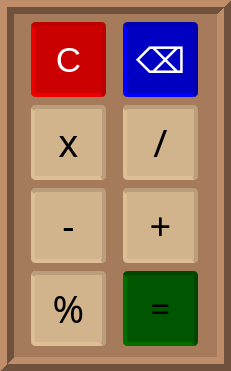
   <widget class="QFrame" name="frame_2">
    <property name="geometry">
     <rect>
      <x>330</x>
      <y>240</y>
      <width>231</width>
      <height>371</height>
     </rect>
    </property>
    <property name="palette">
     <palette>
      <active>
       <colorrole role="Button">
        <brush brushstyle="SolidPattern">
         <color alpha="255">
          <red>166</red>
          <green>123</green>
          <blue>91</blue>
         </color>
        </brush>
       </colorrole>
       <colorrole role="Midlight">
        <brush brushstyle="SolidPattern">
         <color alpha="255">
          <red>238</red>
          <green>217</green>
          <blue>196</blue>
         </color>
        </brush>
       </colorrole>
       <colorrole role="Dark">
        <brush brushstyle="SolidPattern">
         <color alpha="255">
          <red>172</red>
          <green>147</green>
          <blue>124</blue>
         </color>
        </brush>
       </colorrole>
       <colorrole role="Mid">
        <brush brushstyle="SolidPattern">
         <color alpha="255">
          <red>172</red>
          <green>147</green>
          <blue>124</blue>
         </color>
        </brush>
       </colorrole>
       <colorrole role="Base">
        <brush brushstyle="SolidPattern">
         <color alpha="255">
          <red>166</red>
          <green>123</green>
          <blue>91</blue>
         </color>
        </brush>
       </colorrole>
       <colorrole role="Window">
        <brush brushstyle="SolidPattern">
         <color alpha="255">
          <red>166</red>
          <green>123</green>
          <blue>91</blue>
         </color>
        </brush>
       </colorrole>
       <colorrole role="Highlight">
        <brush brushstyle="SolidPattern">
         <color alpha="255">
          <red>166</red>
          <green>123</green>
          <blue>91</blue>
         </color>
        </brush>
       </colorrole>
       <colorrole role="AlternateBase">
        <brush brushstyle="SolidPattern">
         <color alpha="255">
          <red>241</red>
          <green>233</green>
          <blue>210</blue>
         </color>
        </brush>
       </colorrole>
      </active>
      <inactive>
       <colorrole role="Button">
        <brush brushstyle="SolidPattern">
         <color alpha="255">
          <red>166</red>
          <green>123</green>
          <blue>91</blue>
         </color>
        </brush>
       </colorrole>
       <colorrole role="Midlight">
        <brush brushstyle="SolidPattern">
         <color alpha="255">
          <red>238</red>
          <green>217</green>
          <blue>196</blue>
         </color>
        </brush>
       </colorrole>
       <colorrole role="Dark">
        <brush brushstyle="SolidPattern">
         <color alpha="255">
          <red>172</red>
          <green>147</green>
          <blue>124</blue>
         </color>
        </brush>
       </colorrole>
       <colorrole role="Mid">
        <brush brushstyle="SolidPattern">
         <color alpha="255">
          <red>172</red>
          <green>147</green>
          <blue>124</blue>
         </color>
        </brush>
       </colorrole>
       <colorrole role="Base">
        <brush brushstyle="SolidPattern">
         <color alpha="255">
          <red>166</red>
          <green>123</green>
          <blue>91</blue>
         </color>
        </brush>
       </colorrole>
       <colorrole role="Window">
        <brush brushstyle="SolidPattern">
         <color alpha="255">
          <red>166</red>
          <green>123</green>
          <blue>91</blue>
         </color>
        </brush>
       </colorrole>
       <colorrole role="Highlight">
        <brush brushstyle="SolidPattern">
         <color alpha="255">
          <red>166</red>
          <green>123</green>
          <blue>91</blue>
         </color>
        </brush>
       </colorrole>
       <colorrole role="AlternateBase">
        <brush brushstyle="SolidPattern">
         <color alpha="255">
          <red>241</red>
          <green>233</green>
          <blue>210</blue>
         </color>
        </brush>
       </colorrole>
      </inactive>
      <disabled>
       <colorrole role="WindowText">
        <brush brushstyle="SolidPattern">
         <color alpha="255">
          <red>172</red>
          <green>147</green>
          <blue>124</blue>
         </color>
        </brush>
       </colorrole>
       <colorrole role="Button">
        <brush brushstyle="SolidPattern">
         <color alpha="255">
          <red>166</red>
          <green>123</green>
          <blue>91</blue>
         </color>
        </brush>
       </colorrole>
       <colorrole role="Midlight">
        <brush brushstyle="SolidPattern">
         <color alpha="255">
          <red>238</red>
          <green>217</green>
          <blue>196</blue>
         </color>
        </brush>
       </colorrole>
       <colorrole role="Dark">
        <brush brushstyle="SolidPattern">
         <color alpha="255">
          <red>172</red>
          <green>147</green>
          <blue>124</blue>
         </color>
        </brush>
       </colorrole>
       <colorrole role="Mid">
        <brush brushstyle="SolidPattern">
         <color alpha="255">
          <red>172</red>
          <green>147</green>
          <blue>124</blue>
         </color>
        </brush>
       </colorrole>
       <colorrole role="Text">
        <brush brushstyle="SolidPattern">
         <color alpha="255">
          <red>172</red>
          <green>147</green>
          <blue>124</blue>
         </color>
        </brush>
       </colorrole>
       <colorrole role="ButtonText">
        <brush brushstyle="SolidPattern">
         <color alpha="255">
          <red>172</red>
          <green>147</green>
          <blue>124</blue>
         </color>
        </brush>
       </colorrole>
       <colorrole role="Base">
        <brush brushstyle="SolidPattern">
         <color alpha="255">
          <red>166</red>
          <green>123</green>
          <blue>91</blue>
         </color>
        </brush>
       </colorrole>
       <colorrole role="Window">
        <brush brushstyle="SolidPattern">
         <color alpha="255">
          <red>166</red>
          <green>123</green>
          <blue>91</blue>
         </color>
        </brush>
       </colorrole>
       <colorrole role="Shadow">
        <brush brushstyle="SolidPattern">
         <color alpha="255">
          <red>105</red>
          <green>105</green>
          <blue>105</blue>
         </color>
        </brush>
       </colorrole>
       <colorrole role="Highlight">
        <brush brushstyle="SolidPattern">
         <color alpha="255">
          <red>166</red>
          <green>123</green>
          <blue>91</blue>
         </color>
        </brush>
       </colorrole>
       <colorrole role="AlternateBase">
        <brush brushstyle="SolidPattern">
         <color alpha="255">
          <red>241</red>
          <green>233</green>
          <blue>210</blue>
         </color>
        </brush>
       </colorrole>
      </disabled>
     </palette>
    </property>
    <property name="styleSheet">
     <string notr="true">background-color: #a67b5b;</string>
    </property>
    <property name="frameShape">
     <enum>QFrame::Shape::Box</enum>
    </property>
    <property name="frameShadow">
     <enum>QFrame::Shadow::Raised</enum>
    </property>
    <property name="lineWidth">
     <number>7</number>
    </property>
    <widget class="QWidget" name="gridLayoutWidget_2">
     <property name="geometry">
      <rect>
       <x>20</x>
       <y>20</y>
       <width>191</width>
       <height>331</height>
      </rect>
     </property>
     <layout class="QGridLayout" name="gridLayout_2">
      <property name="sizeConstraint">
       <enum>QLayout::SizeConstraint::SetDefaultConstraint</enum>
      </property>
      <item row="5" column="0">
       <widget class="QPushButton" name="Button_modulo">
        <property name="sizePolicy">
         <sizepolicy hsizetype="Minimum" vsizetype="Minimum">
          <horstretch>0</horstretch>
          <verstretch>0</verstretch>
         </sizepolicy>
        </property>
        <property name="minimumSize">
         <size>
          <width>75</width>
          <height>75</height>
         </size>
        </property>
        <property name="maximumSize">
         <size>
          <width>75</width>
          <height>75</height>
         </size>
        </property>
        <property name="font">
         <font>
          <family>MS Outlook</family>
          <pointsize>-1</pointsize>
         </font>
        </property>
        <property name="styleSheet">
         <string notr="true">QPushButton {
    background-color: #d2b48c;
    color: black;
    font-size: 38px;
    border-radius: 5px;
    padding: 6px;
	border-top: 4px solid #ba9e7c;
	border-right: 4px solid #ba9e7c;
    border-bottom: 4px solid #debe94;
 	border-left: 4px solid #debe94;
}

QPushButton:hover {
    background-color: #bfa37f;
}

QPushButton:pressed {
    background-color: #af9575;
	border-top: 4px solid #c5a683;
	border-right: 4px solid  #c5a683;
	border-bottom: 4px solid #c5a683;
	border-left: 4px solid #c5a683;
}</string>
        </property>
        <property name="text">
         <string>%</string>
        </property>
        <property name="iconSize">
         <size>
          <width>20</width>
          <height>20</height>
         </size>
        </property>
       </widget>
      </item>
      <item row="4" column="1">
       <widget class="QPushButton" name="Button_plus">
        <property name="sizePolicy">
         <sizepolicy hsizetype="Minimum" vsizetype="Minimum">
          <horstretch>0</horstretch>
          <verstretch>0</verstretch>
         </sizepolicy>
        </property>
        <property name="minimumSize">
         <size>
          <width>75</width>
          <height>75</height>
         </size>
        </property>
        <property name="maximumSize">
         <size>
          <width>75</width>
          <height>75</height>
         </size>
        </property>
        <property name="font">
         <font>
          <family>MS Outlook</family>
          <pointsize>-1</pointsize>
         </font>
        </property>
        <property name="styleSheet">
         <string notr="true">QPushButton {
    background-color: #d2b48c;
    color: black;
    font-size: 38px;
    border-radius: 5px;
    padding: 6px;
	border-top: 4px solid #ba9e7c;
	border-right: 4px solid #ba9e7c;
    border-bottom: 4px solid #debe94;
 	border-left: 4px solid #debe94;
}

QPushButton:hover {
    background-color: #bfa37f;
}

QPushButton:pressed {
    background-color: #af9575;
	border-top: 4px solid #c5a683;
	border-right: 4px solid  #c5a683;
	border-bottom: 4px solid #c5a683;
	border-left: 4px solid #c5a683;
}</string>
        </property>
        <property name="text">
         <string>+</string>
        </property>
        <property name="iconSize">
         <size>
          <width>20</width>
          <height>20</height>
         </size>
        </property>
       </widget>
      </item>
      <item row="5" column="1">
       <widget class="QPushButton" name="Button_equal">
        <property name="sizePolicy">
         <sizepolicy hsizetype="Minimum" vsizetype="Minimum">
          <horstretch>0</horstretch>
          <verstretch>0</verstretch>
         </sizepolicy>
        </property>
        <property name="minimumSize">
         <size>
          <width>75</width>
          <height>75</height>
         </size>
        </property>
        <property name="maximumSize">
         <size>
          <width>75</width>
          <height>75</height>
         </size>
        </property>
        <property name="font">
         <font>
          <family>MS Outlook</family>
          <pointsize>-1</pointsize>
         </font>
        </property>
        <property name="styleSheet">
         <string notr="true">QPushButton {
    background-color: #005500;
    color: black;
    font-size: 35px;
    border-radius: 5px;
    padding: 6px;
	border-top: 4px solid #004600;
	border-right: 4px solid #004600;
    border-bottom: 4px solid #006f00;
 	border-left: 4px solid #006f00;
}

QPushButton:hover {
    background-color: #004700;

}

QPushButton:pressed {
    background-color: #003d00;
	border-top: 4px solid #004c00;
	border-right: 4px solid #004c00;
    border-bottom: 4px solid #004c00;
 	border-left: 4px solid #004c00;
}</string>
        </property>
        <property name="text">
         <string>=</string>
        </property>
        <property name="iconSize">
         <size>
          <width>20</width>
          <height>20</height>
         </size>
        </property>
       </widget>
      </item>
      <item row="4" column="0">
       <widget class="QPushButton" name="Button_minus">
        <property name="sizePolicy">
         <sizepolicy hsizetype="Minimum" vsizetype="Minimum">
          <horstretch>0</horstretch>
          <verstretch>0</verstretch>
         </sizepolicy>
        </property>
        <property name="minimumSize">
         <size>
          <width>75</width>
          <height>75</height>
         </size>
        </property>
        <property name="maximumSize">
         <size>
          <width>75</width>
          <height>75</height>
         </size>
        </property>
        <property name="font">
         <font>
          <family>MS Outlook</family>
          <pointsize>-1</pointsize>
         </font>
        </property>
        <property name="styleSheet">
         <string notr="true">QPushButton {
    background-color: #d2b48c;
    color: black;
    font-size: 38px;
    border-radius: 5px;
    padding: 6px;
	border-top: 4px solid #ba9e7c;
	border-right: 4px solid #ba9e7c;
    border-bottom: 4px solid #debe94;
 	border-left: 4px solid #debe94;
}

QPushButton:hover {
    background-color: #bfa37f;
}

QPushButton:pressed {
    background-color: #af9575;
	border-top: 4px solid #c5a683;
	border-right: 4px solid  #c5a683;
	border-bottom: 4px solid #c5a683;
	border-left: 4px solid #c5a683;
}</string>
        </property>
        <property name="text">
         <string>-</string>
        </property>
        <property name="iconSize">
         <size>
          <width>20</width>
          <height>20</height>
         </size>
        </property>
       </widget>
      </item>
      <item row="2" column="1">
       <widget class="QPushButton" name="Button_BACKSPACE">
        <property name="sizePolicy">
         <sizepolicy hsizetype="Minimum" vsizetype="Minimum">
          <horstretch>0</horstretch>
          <verstretch>0</verstretch>
         </sizepolicy>
        </property>
        <property name="minimumSize">
         <size>
          <width>75</width>
          <height>75</height>
         </size>
        </property>
        <property name="maximumSize">
         <size>
          <width>75</width>
          <height>75</height>
         </size>
        </property>
        <property name="font">
         <font>
          <family>MS Outlook</family>
          <pointsize>-1</pointsize>
         </font>
        </property>
        <property name="styleSheet">
         <string notr="true">QPushButton {
    background-color: #0000c2;
    color: white;
    font-size: 35px;
    border-radius: 5px;
    padding: 6px;
	border-top: 4px solid #0000af;
	border-right: 4px solid #0000af;
    border-bottom: 4px solid #0000ff;
 	border-left: 4px solid #0000ff;
}

QPushButton:hover {
    background-color: #0000aa;

}

QPushButton:pressed {
    background-color: #000095;
	border-top: 4px solid #0000ba;
	border-right: 4px solid #0000ba;
    border-bottom: 4px solid #0000ba;
 	border-left: 4px solid #0000ba;
}</string>
        </property>
        <property name="text">
         <string>⌫</string>
        </property>
        <property name="iconSize">
         <size>
          <width>20</width>
          <height>20</height>
         </size>
        </property>
       </widget>
      </item>
      <item row="3" column="0">
       <widget class="QPushButton" name="Button_mult">
        <property name="sizePolicy">
         <sizepolicy hsizetype="Minimum" vsizetype="Minimum">
          <horstretch>0</horstretch>
          <verstretch>0</verstretch>
         </sizepolicy>
        </property>
        <property name="minimumSize">
         <size>
          <width>75</width>
          <height>75</height>
         </size>
        </property>
        <property name="maximumSize">
         <size>
          <width>75</width>
          <height>75</height>
         </size>
        </property>
        <property name="font">
         <font>
          <family>MS Outlook</family>
          <pointsize>-1</pointsize>
         </font>
        </property>
        <property name="styleSheet">
         <string notr="true">QPushButton {
    background-color: #d2b48c;
    color: black;
    font-size: 38px;
    border-radius: 5px;
    padding: 6px;
	border-top: 4px solid #ba9e7c;
	border-right: 4px solid #ba9e7c;
    border-bottom: 4px solid #debe94;
 	border-left: 4px solid #debe94;
}

QPushButton:hover {
    background-color: #bfa37f;
}

QPushButton:pressed {
    background-color: #af9575;
	border-top: 4px solid #c5a683;
	border-right: 4px solid  #c5a683;
	border-bottom: 4px solid #c5a683;
	border-left: 4px solid #c5a683;
}</string>
        </property>
        <property name="text">
         <string>x</string>
        </property>
        <property name="iconSize">
         <size>
          <width>20</width>
          <height>20</height>
         </size>
        </property>
       </widget>
      </item>
      <item row="3" column="1">
       <widget class="QPushButton" name="Button_div">
        <property name="sizePolicy">
         <sizepolicy hsizetype="Minimum" vsizetype="Minimum">
          <horstretch>0</horstretch>
          <verstretch>0</verstretch>
         </sizepolicy>
        </property>
        <property name="minimumSize">
         <size>
          <width>75</width>
          <height>75</height>
         </size>
        </property>
        <property name="maximumSize">
         <size>
          <width>75</width>
          <height>75</height>
         </size>
        </property>
        <property name="font">
         <font>
          <family>MS Outlook</family>
          <pointsize>-1</pointsize>
         </font>
        </property>
        <property name="styleSheet">
         <string notr="true">QPushButton {
    background-color: #d2b48c;
    color: black;
    font-size: 38px;
    border-radius: 5px;
    padding: 6px;
	border-top: 4px solid #ba9e7c;
	border-right: 4px solid #ba9e7c;
    border-bottom: 4px solid #debe94;
 	border-left: 4px solid #debe94;
}

QPushButton:hover {
    background-color: #bfa37f;
}

QPushButton:pressed {
    background-color: #af9575;
	border-top: 4px solid #c5a683;
	border-right: 4px solid  #c5a683;
	border-bottom: 4px solid #c5a683;
	border-left: 4px solid #c5a683;
}</string>
        </property>
        <property name="text">
         <string>/</string>
        </property>
        <property name="iconSize">
         <size>
          <width>20</width>
          <height>20</height>
         </size>
        </property>
       </widget>
      </item>
      <item row="2" column="0">
       <widget class="QPushButton" name="Button_CLEAR">
        <property name="sizePolicy">
         <sizepolicy hsizetype="Minimum" vsizetype="Minimum">
          <horstretch>0</horstretch>
          <verstretch>0</verstretch>
         </sizepolicy>
        </property>
        <property name="minimumSize">
         <size>
          <width>75</width>
          <height>75</height>
         </size>
        </property>
        <property name="maximumSize">
         <size>
          <width>75</width>
          <height>75</height>
         </size>
        </property>
        <property name="font">
         <font>
          <family>Yu Gothic UI</family>
          <pointsize>-1</pointsize>
         </font>
        </property>
        <property name="styleSheet">
         <string notr="true">QPushButton {
    background-color: #cb0000;
    color: white;
    font-size: 35px;
    border-radius: 5px;
    padding: 6px;
	border-top: 4px solid #bf0000;
	border-right: 4px solid #bf0000;
    border-bottom: 4px solid #ec0000;
 	border-left: 4px solid #ec0000;
}

QPushButton:hover {
    background-color: #b00000;

}

QPushButton:pressed {
    background-color: #a50000;
	border-top: 4px solid  #c70000;
	border-right: 4px solid  #c70000;
    border-bottom: 4px solid  #c70000;
 	border-left: 4px solid  #c70000;
}</string>
        </property>
        <property name="text">
         <string>C</string>
        </property>
        <property name="iconSize">
         <size>
          <width>20</width>
          <height>20</height>
         </size>
        </property>
        <property name="autoDefault">
         <bool>false</bool>
        </property>
        <property name="default">
         <bool>false</bool>
        </property>
        <property name="flat">
         <bool>false</bool>
        </property>
       </widget>
      </item>
     </layout>
    </widget>
   </widget>
